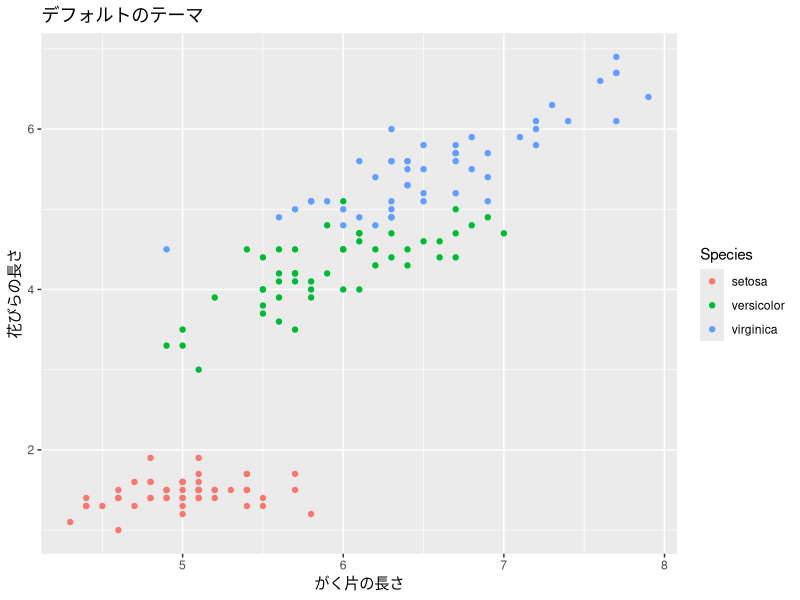
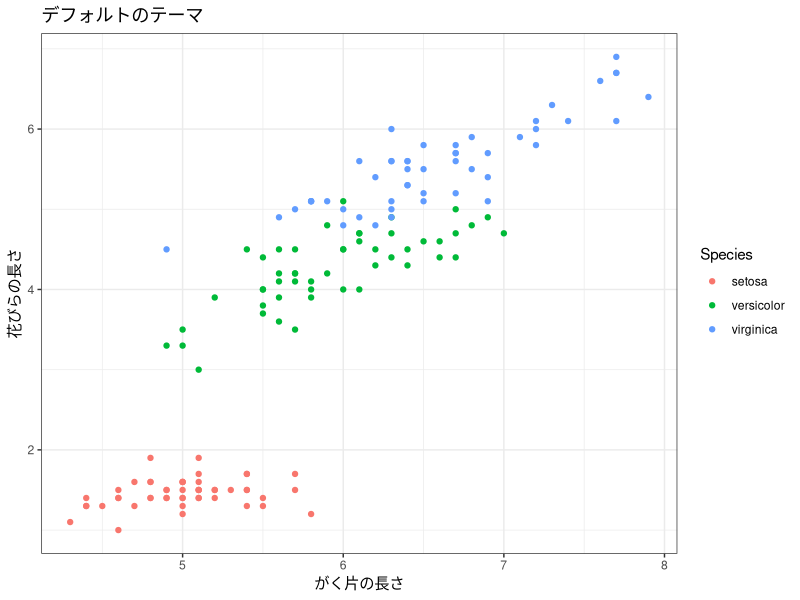
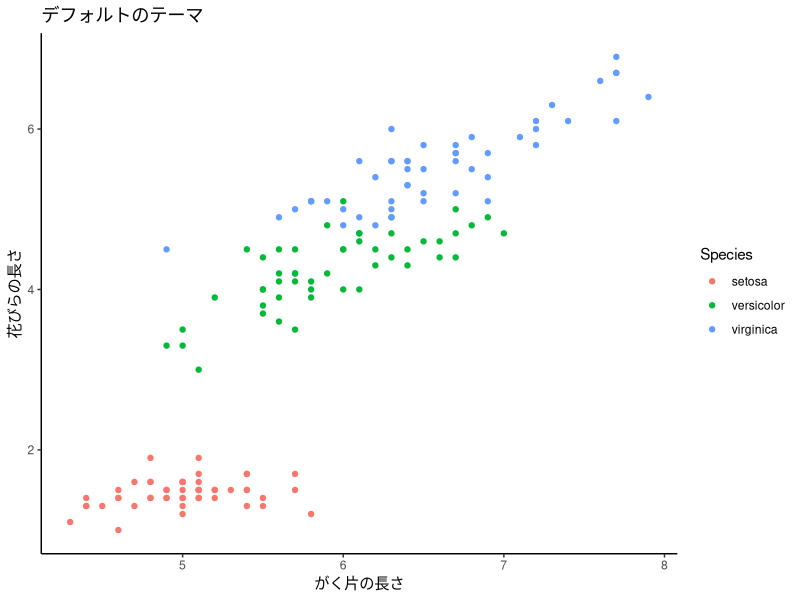
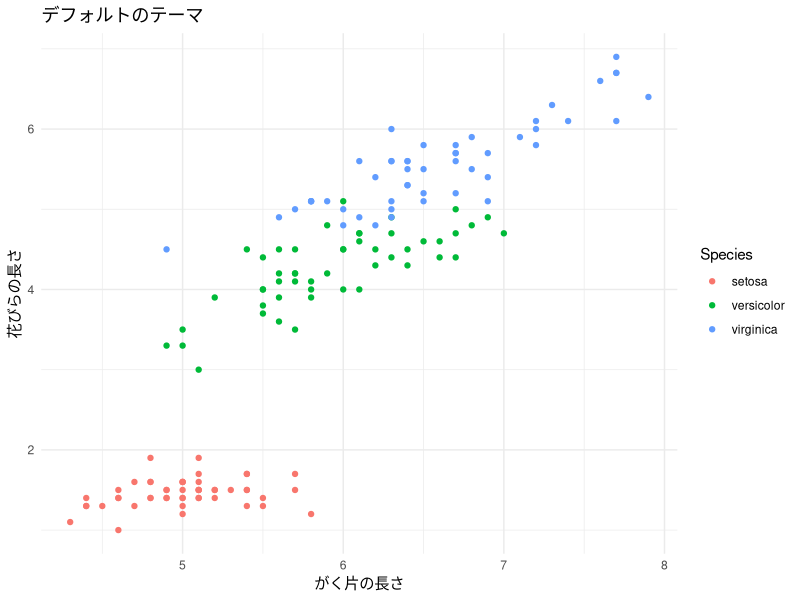
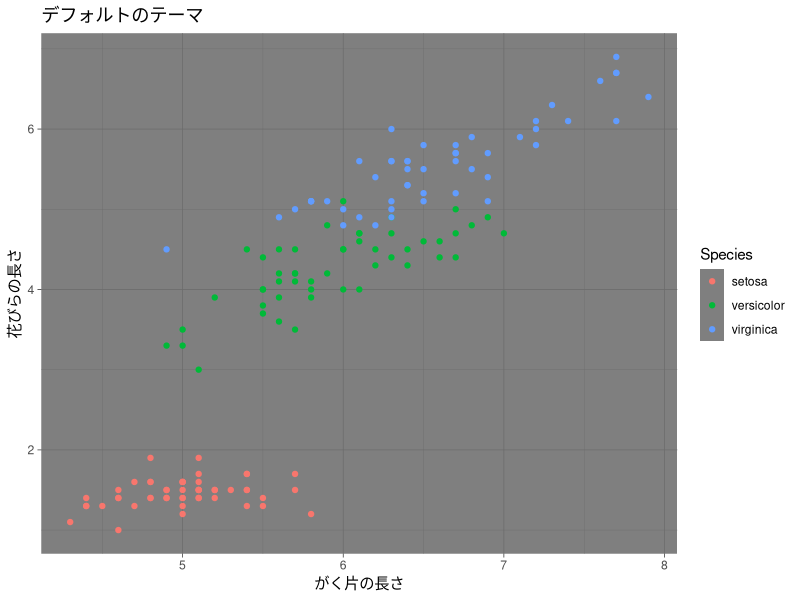
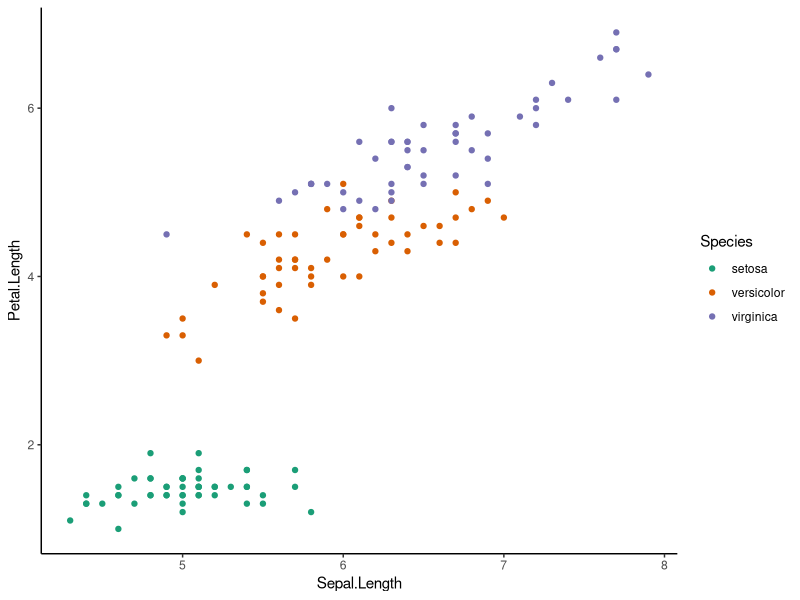
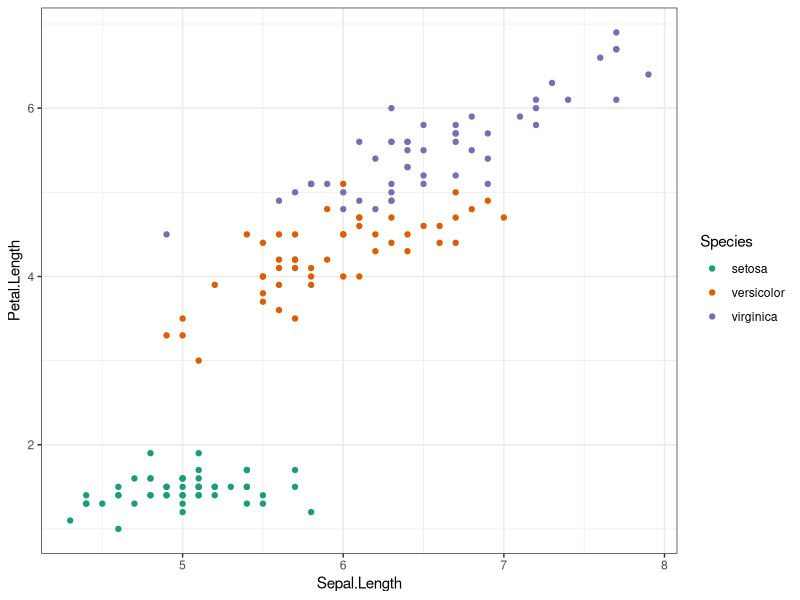
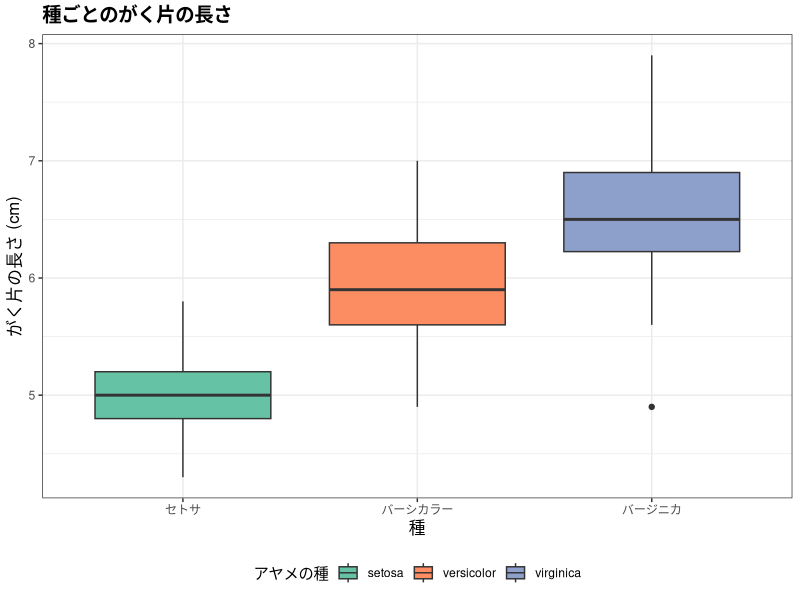

Source code (R) for these figures, in order:
## ---- chunk 1
knitr::opts_chunk$set(echo = TRUE, warning = FALSE, message = FALSE,
                      fig.width = 7, fig.height = 4)
library(tidyverse)

# 図の日本語が文字化けしないようにする（ragg があるときだけ有効にする）
if (requireNamespace("ragg", quietly = TRUE)) {
  knitr::opts_chunk$set(dev = "ragg_png")
}
## ---- chunk 2
library(tidyverse)
## ---- chunk 3
# デフォルトのグラフ
p <- ggplot(data = iris, aes(x = Sepal.Length, y = Petal.Length, color = Species)) +
  geom_point() +
  labs(title = "デフォルトのテーマ", x = "がく片の長さ", y = "花びらの長さ")
p
## ---- chunk 4
p + theme_bw()      # 白黒テーマ（論文向き）
## ---- chunk 5
p + theme_classic() # クラシック（軸線のみ，論文で人気）
## ---- chunk 6
p + theme_minimal() # ミニマル（シンプル）
## ---- chunk 7
p + theme_dark()    # ダーク（プレゼン向き）
## ---- chunk 8
ggplot(data = iris, aes(x = Sepal.Length, y = Petal.Length, color = Species)) +
  geom_point() +
  # 色は自分で決められます。ここでは Dark2 パレットの3色を書き出しました
  scale_color_manual(values = c("setosa" = "#1B9E77",
                                 "versicolor" = "#D95F02",
                                 "virginica" = "#7570B3")) +
  theme_classic()
## ---- chunk 9
# ColorBrewerパレット（カテゴリ変数向き）
ggplot(data = iris, aes(x = Sepal.Length, y = Petal.Length, color = Species)) +
  geom_point() +
  scale_color_brewer(palette = "Dark2") +
  theme_bw()
## ---- chunk 10
ggplot(data = iris, aes(x = Species, y = Sepal.Length, fill = Species)) +
  geom_boxplot() +
  scale_x_discrete(labels = c("setosa" = "セトサ",
                               "versicolor" = "バーシカラー",
                               "virginica" = "バージニカ")) +
  scale_fill_brewer(palette = "Set2") +
  labs(
    title = "種ごとのがく片の長さ",
    x = "種",
    y = "がく片の長さ (cm)",
    fill = "アヤメの種"
  ) +
  theme_bw() +
  theme(
    legend.position = "bottom",        # 凡例の位置
    plot.title = element_text(size = 14, face = "bold"),  # タイトルの書式
    axis.title = element_text(size = 12)                  # 軸タイトルの書式
  )
## ---- chunk 11
ggplot(data = iris, aes(x = Sepal.Length, y = Petal.Length)) +
  geom_point(color = "steelblue") +
  facet_wrap(~ Species) +
  labs(title = "種ごとの散布図", x = "がく片の長さ", y = "花びらの長さ") +
  theme_bw()
## ---- chunk 12
ggplot(data = iris, aes(x = Sepal.Length, y = Petal.Length, color = Species)) +
  geom_point(alpha = 0.6) +
  geom_smooth(method = "lm", se = TRUE) +   # 回帰直線 + 信頼区間
  scale_color_brewer(palette = "Dark2") +
  labs(title = "散布図と回帰直線",
       x = "がく片の長さ (cm)", y = "花びらの長さ (cm)") +
  theme_bw()
## ---- chunk 13
ggplot(data = iris, aes(x = Sepal.Length, y = Petal.Length)) +
  geom_point(alpha = 0.6) +
  geom_smooth(method = "lm", se = TRUE) +
  labs(title = "種を区別しない場合", x = "がく片の長さ (cm)", y = "花びらの長さ (cm)") +
  theme_bw()
